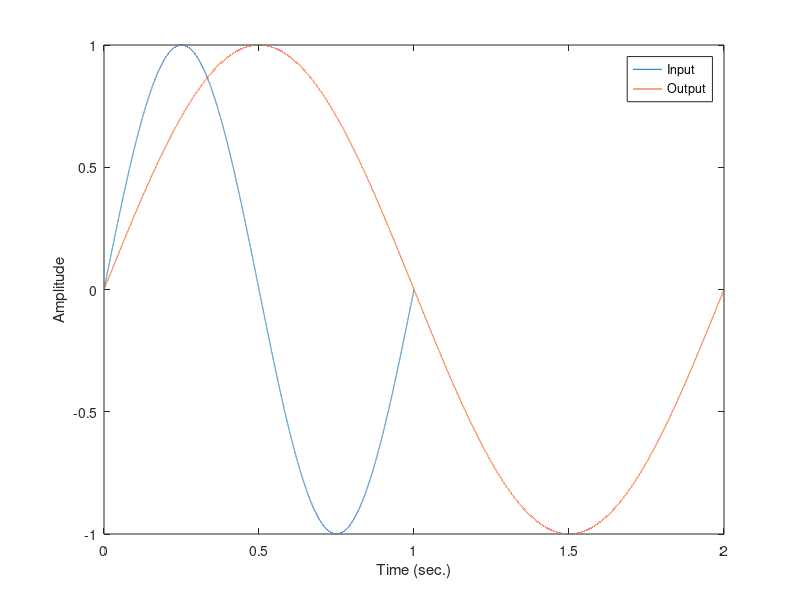

Write the MATLAB code that produced this figure.
% BASICPITCHDOWN
% This script demonstrates a basic example of
% pitch shifting down an octave created by 
% using a modulated time delay.
%
% See also BASICPITCHUP, BASICPITCH
clc;clear;
% Synthesize 1 Hz Test Signal
Fs = 48000; Ts = 1/Fs;
t = [0:Ts:1].'; f = 1; 
in = sin(2*pi*f*t);
x = [in ; zeros(Fs,1)];  % Zero-pad input because output 2x length

% Initialize Loop for Pitch Decrease
d = 0;      % Initially start with no delay
N = length(x);
y = zeros(N,1);
buffer = zeros(Fs*2,1);

for n = 1:N   
    intDelay = floor(d); 
    frac = d - intDelay;
    if intDelay == 0   % When there are 0 samples of delay
                       % "y" is based on input "x" 
        y(n,1) = (1-frac) * x(n,1) + ...
            frac * buffer(1,1);
        
    else  % Greater than 0 samples of delay
          % Interpolate between delayed samples "in the past"
        y(n,1) = (1-frac) * buffer(intDelay,1) + ...
            frac * buffer(intDelay+1,1);
    end
    
    % Store the current input in delay buffer
    buffer = [x(n,1);buffer(1:end-1,1)];
    
    % Increase the delay time by 0.5 samples
    d = d + 0.5;
end
plot(t,in); hold on;
time = [0:length(y)-1]*Ts; time = time(:);
plot(time,y); hold off;
xlabel('Time (sec.)');ylabel('Amplitude');
legend('Input','Output');
